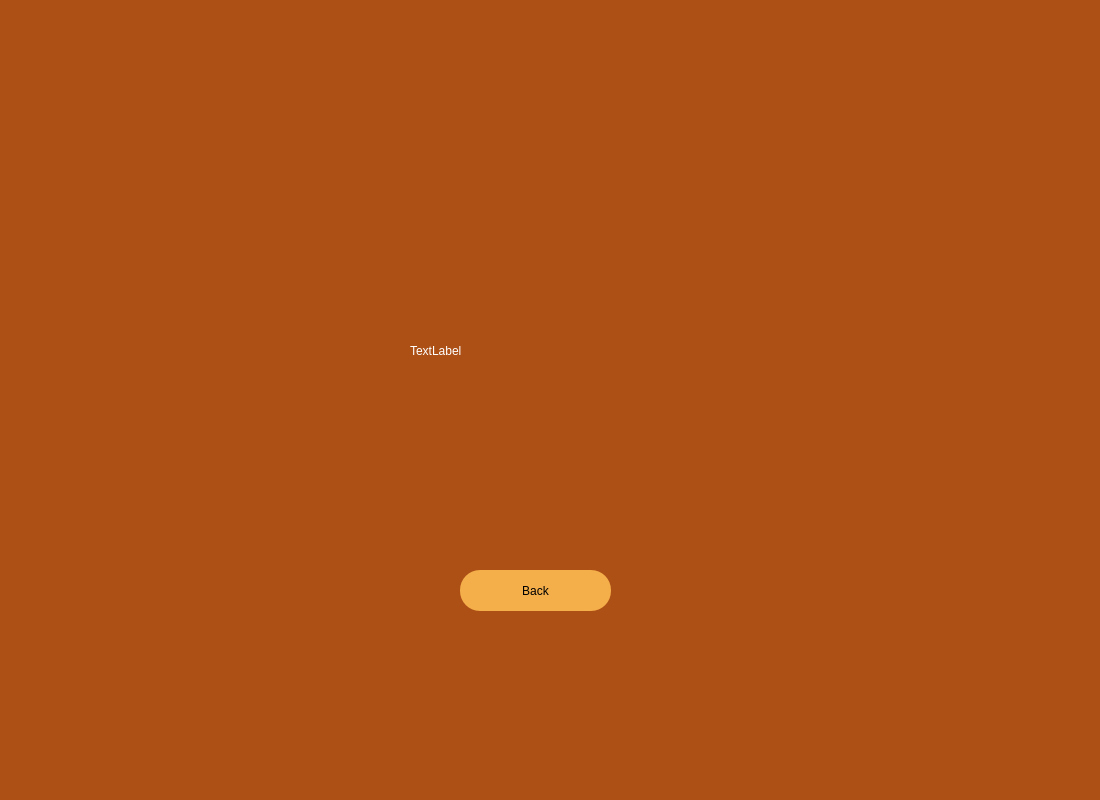
<?xml version="1.0" encoding="UTF-8"?>
<ui version="4.0">
 <class>Dialog</class>
 <widget class="QDialog" name="Dialog">
  <property name="geometry">
   <rect>
    <x>0</x>
    <y>0</y>
    <width>1100</width>
    <height>800</height>
   </rect>
  </property>
  <property name="windowTitle">
   <string>Dialog</string>
  </property>
  <widget class="QWidget" name="widget" native="true">
   <property name="geometry">
    <rect>
     <x>0</x>
     <y>0</y>
     <width>1101</width>
     <height>801</height>
    </rect>
   </property>
   <property name="styleSheet">
    <string notr="true">QWidget#widget{
background-color: rgb(173, 80, 21);}
</string>
   </property>
   <widget class="QLabel" name="label">
    <property name="geometry">
     <rect>
      <x>410</x>
      <y>260</y>
      <width>621</width>
      <height>181</height>
     </rect>
    </property>
    <property name="styleSheet">
     <string notr="true">font: 30pt &quot;Montserrat&quot;;
color: rgb(255, 255, 255);</string>
    </property>
    <property name="text">
     <string>TextLabel</string>
    </property>
   </widget>
   <widget class="QPushButton" name="But2">
    <property name="geometry">
     <rect>
      <x>460</x>
      <y>570</y>
      <width>151</width>
      <height>41</height>
     </rect>
    </property>
    <property name="styleSheet">
     <string notr="true">border-radius:20px;
background-color: rgb(244, 174, 74);</string>
    </property>
    <property name="text">
     <string>Back</string>
    </property>
   </widget>
  </widget>
 </widget>
 <resources/>
 <connections/>
</ui>
